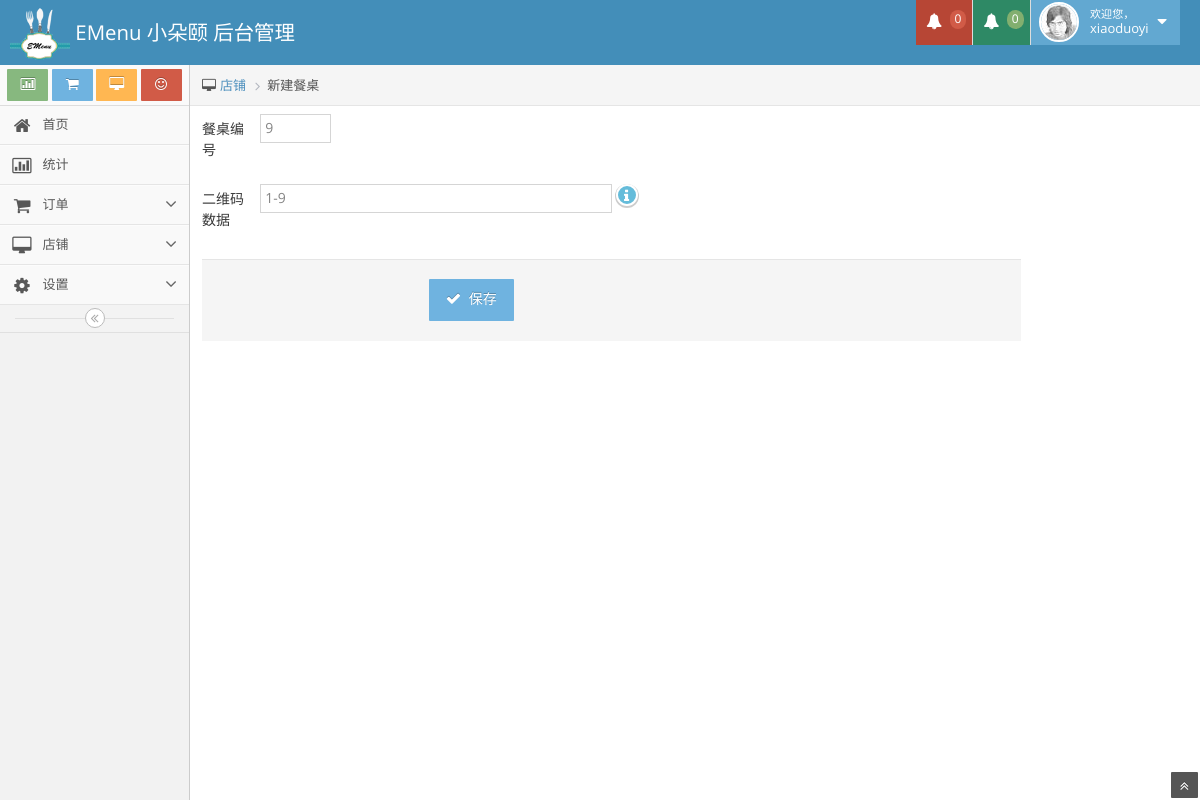
The page /index.php/WebPage/tablecreate (signed in) on the database its author committed.
### tables this page shows
CREATE TABLE IF NOT EXISTS `restaurant` (
  `restaurant_id` int(11) NOT NULL AUTO_INCREMENT COMMENT '餐厅id',
  `name` varchar(50) NOT NULL COMMENT '餐厅名',
  `address` varchar(200) NOT NULL COMMENT '地址',
  `phone` varchar(15) NOT NULL COMMENT '电话',
  `description` text NOT NULL COMMENT '描述',
  `type` varchar(50) NOT NULL COMMENT '类型',
  `account_id` int(11) NOT NULL COMMENT '用户id',
  `menu_id` int(11) NOT NULL COMMENT '菜单id',
  `picture_id` int(11) NOT NULL COMMENT '图片id',
  PRIMARY KEY (`restaurant_id`),
  KEY `menu_id` (`menu_id`)
);

CREATE TABLE IF NOT EXISTS `account` (
  `account_id` int(11) NOT NULL AUTO_INCREMENT COMMENT '用户id',
  `username` varchar(20) NOT NULL COMMENT '用户名',
  `password` varchar(20) NOT NULL COMMENT '密码',
  `email` varchar(40) NOT NULL COMMENT '邮箱',
  `question` varchar(50) NOT NULL COMMENT '问题',
  `answer` varchar(50) NOT NULL COMMENT '答案',
  `status` varchar(20) NOT NULL COMMENT '状态',
  `restaurant_id` int(11) NOT NULL COMMENT '餐厅id',
  PRIMARY KEY (`account_id`)
);

CREATE TABLE IF NOT EXISTS `table` (
  `table_id` int(11) NOT NULL AUTO_INCREMENT COMMENT '餐桌id',
  `table_no` int(11) NOT NULL COMMENT '餐桌号',
  `table_status` varchar(20) NOT NULL COMMENT '餐桌状态',
  `restaurant_id` int(11) NOT NULL COMMENT '餐厅id',
  `qrcode_id` int(11) NOT NULL COMMENT '二维码id',
  `order_id` int(11) NOT NULL COMMENT '订单id',
  PRIMARY KEY (`table_id`),
  KEY `restaurant_id` (`restaurant_id`),
  KEY `qrcode_id` (`qrcode_id`)
);

### application/controllers/WebPage.php (called while the page is built, shortened)
<?php
class WebPage extends base{
	public function __construct()
	{
		$this->load->model('Management_Model');
	}
	function tablecreate()
	{
		$this->load->view('tablecreate');
	}
}

### index.php (called while the page is built, shortened)
<?php
require_once BASEPATH.'core/CodeIgniter.php';

### application/models/management_model.php (called while the page is built, shortened)
<?php
class Management_Model extends CI_Model
{
	function select_row($id,$table)
	{
		if($table == "qrcode")
		{
			$idname = "qrcode_data";
		}
		else
		{
			$idname = $table."_id";
		}
		$this->db->where($idname,$id);
		$this->db->select('*');
		$arr = $this->db->get($table);
		return $arr;
	}
	function select_specialrow($idname,$id,$table)
	{
		$this->db->where($idname,$id);
		$this->db->select('*');
		$arr = $this->db->get($table);
		return $arr;
	}
}

### application/views/tablecreate.php (the view, shortened to what this page needs)
<!DOCTYPE html>
<html xmlns="http://www.w3.org/1999/xhtml">
    <?php include ('head.php'); ?>
    <body>
        <?php
            include ('navbar.php');
        ?>
        <div class="main-container" id="main-container">
            <div class="main-container-inner">
                <?php
                    include ('sidebar.php');
                ?>
                <div class="main-content">
                    <div class="breadcrumbs" id="breadcrumbs">
                        <ul class="breadcrumb">
                            <li><i class="icon-desktop desktop-icon"></i><a href="#">店铺</a></li>
                            <li class="active">新建餐桌</li>
                        </ul>
                    </div>
                    <div class="page-content">
                        <div class="row">
                            <div class="col-sm-10">
                                <form enctype="multipart/form-data" class="form-horizontal" id="shoptype-form" action="/orderonline/index.php/RestaurantManage/AddSeat" method="post">
                                    <?php
                                        $restaurantid = $_SESSION['restaurantid'];
                                        $tablearr = $this->Management_Model->select_specialrow('restaurant_id',$restaurantid,'table');
                                        $no = 0;
                                        for($i=0;$i<count($tablearr->result());$i++)
                                        {
                                            $tableno = $tablearr->result()[$i]->table_no;
                                            if($tableno > $no)
                                            {
                                                $no = $tableno;
                                            }
                                        }
                                        $newtableno = $no+1;
                                    ?>
                                    <div class="form-group">
                                        <label class="col-sm-1"><label for="ShopType_tag">餐桌编号</label></label>
                                        <input class="col-sm-1" size="10" value="<?php echo $newtableno;?>" name="tableno" id="ShopType_tag" type="text" />
                                    </div>
                                    <div class="form-group">
                                        <label class="col-sm-1"><label for="ShopType_name">二维码数据</label></label>
                                        <input class="col-sm-5" size="50" value="<?php echo $restaurantid."-".$newtableno?>" name="qrcodedata" id="description" type="text" />
                                        <span class="help-button"><span class="icon-info bigger-120" data-rel="popover" data-trigger="hover" data-placement="right" data-content="二维码默认数值为“餐厅id-餐桌id”" title="" data-original-title="二维码说明"></span></span>
                                    </div>
                                    <div class="clearfix form-actions">
                                        <div class="col-md-offset-3 col-md-9">
                                            <button class="btn btn-info" type="submit">
                                                <i class="icon-ok bigger-110"></i>
						保存
                                            </button>
                                        </div>
                                    </div>
                                </form>
                            </div>
                        </div>
                    </div>
                </div>
            </div>
            <a href="#" id="btn-scroll-up" class="btn-scroll-up btn btn-sm btn-inverse">
                <i class="icon-double-angle-up icon-only bigger-110"></i>
            </a>
        </div>
    </body>
</html>

### application/views/navbar.php (shortened to what this page needs)
<div class="navbar navbar-default" id="navbar">
    <div class="navbar-container" id="navbar-container">
        <div class="navbar-header pull-left">
            <a href="/orderonline/index.php/WebPage/mainpage" class="navbar-brand" style="padding: 5px 0 0 0;">
                <small>
                    <img src="/orderonline/public/img/logo_38.png">
						EMenu
                    <?php
                        if (!isset($_SESSION['accountid'])) {
                        }
                        else
                        {
                            $accountid=$_SESSION['accountid'];
                            $accountarr = $this->Management_Model->select_row($accountid,'account');
                            $restaurantid = $accountarr->result()[0]->restaurant_id;
                            $accountname = $accountarr->result()[0]->username;
                            $restaurantarr = $this->Management_Model->select_row($restaurantid,'restaurant');
                            $restaurantname = $restaurantarr->result()[0]->name;
                        }
                            echo $restaurantname;
                    ?>
                        后台管理
                </small>
            </a>
        </div>
        <div class="navbar-header pull-right" role="navigation">
            <ul class="nav ace-nav">
                <li class="red">
                    <a data-toggle="dropdown" class="dropdown-toggle" href="#">
                        <i class="icon-bell-alt icon-animated-bell"></i>
                        <span class="badge badge-important oatnum redalert">0</span>
                    </a>
                </li>
                <li class="green">
                    <a data-toggle="dropdown" class="dropdown-toggle" href="#">
                        <i class="icon-bell-alt icon-animated-bell"></i>
                        <span class="badge badge-success">0</span>
                    </a>
                </li>
                <li class="light-blue">
                    <a data-toggle="dropdown" href="#" class="dropdown-toggle">
                        <img class="nav-user-photo" src="/orderonline/public/ace/avatars/user.jpg" alt="Jason's Photo" />
                        <span class="user-info">
                            <small>欢迎您，</small>
                            <?php
                                echo $accountname;
                            ?>							</span>
                        <i class="icon-caret-down"></i>
                    </a>
                </li>
            </ul>
        </div>
    </div>
</div>

### public/ace/css/style.css (style rules this page uses)
body { background-repeat:repeat; background-color:rgb(251,251,251); }
.btn { -webkit-border-radius:1px; -moz-border-radius:1px; border-radius:1px; font-family:"OpenSansRegular"; }

### rows shown on the page
restaurant: name "小朵颐"
account: username "xiaoduoyi"
table: tableno "9", qrcodedata "1-9"
